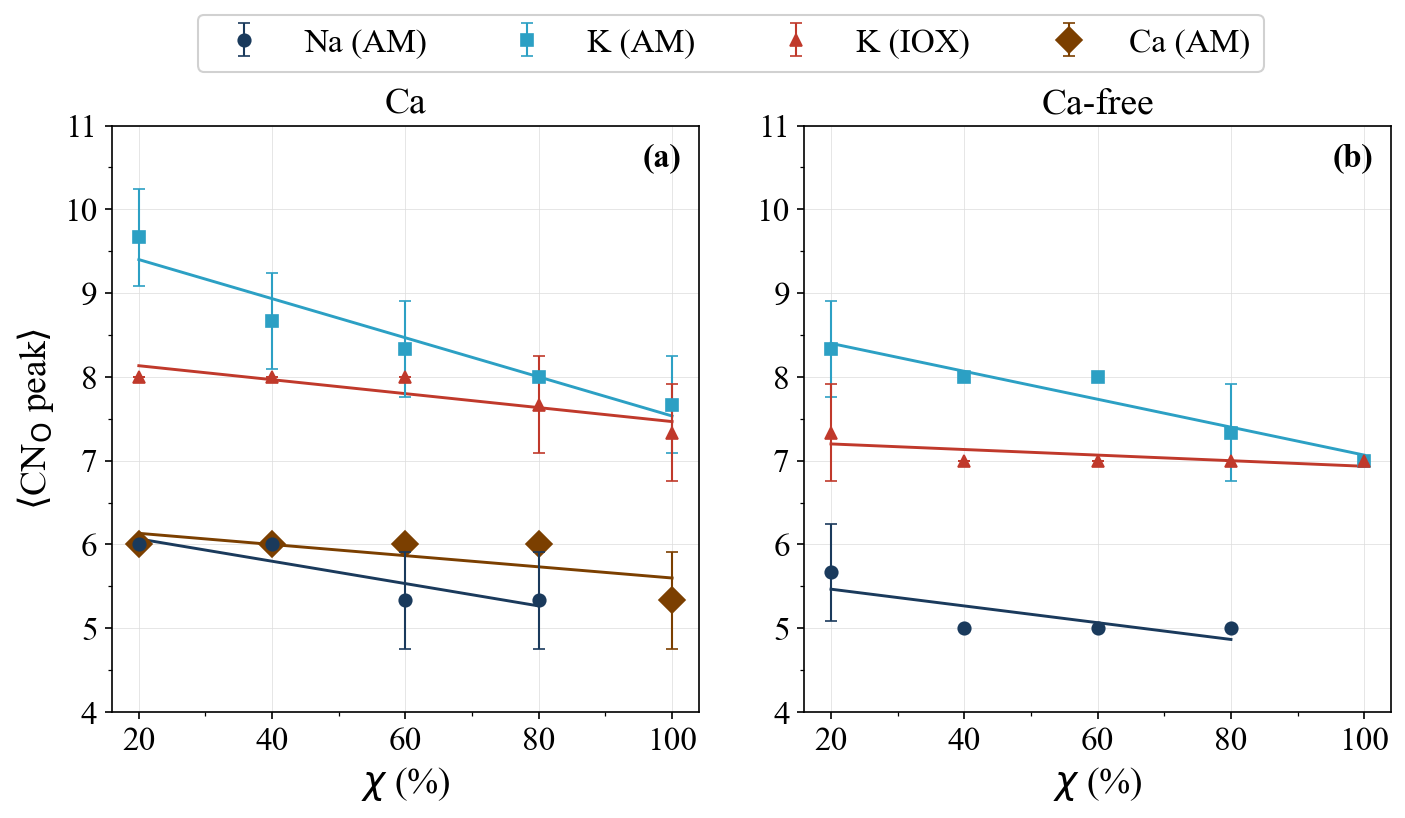

Source code (Python):
"""
fig_cn_av_peaks_vs_chi.py
Pico (moda) del CN_O vs chi — Na(AM), K(AM), K(IOX) — promediado sobre las 3 replicas.

Para cada chi, serie y replica (r=1,2,3) se calcula la moda de la distribucion de CN_O de los
cationes (O dentro del radio de corte). Punto = media de las 3 modas; barra de error =
desviacion estandar muestral (n-1) entre replicas. Ajuste lineal sobre las medias.

Radios de corte: Na-O 3.21 A, K-O 3.77 A (AM), K-O 3.49 A (IOX; promedio Na/K), Ca-O 3.20 A
(mismos que fig_bo_nbo_av_vs_chi). Ca solo en el vidrio con Ca (composiciones AM x = xka).
El Na solo se muestra en chi = 20-80 (en chi = 100 no hay Na; XX_CONFIG usa x=0 de relleno).
2 paneles: Ca | Ca-free.
"""

import sys
from pathlib import Path

import numpy as np
import matplotlib.pyplot as plt
import matplotlib.ticker as ticker
from scipy.spatial import cKDTree

HERE = Path(__file__).parent
BASE = HERE.parent
sys.path.insert(0, str(HERE))
from paper_style import FS_LABEL, FS_TEXT, apply_rcparams, make_fig, panel_letter, relabel
apply_rcparams()

CAO_AM_DIR    = BASE / "75SiO2_15-xNa2O_xK2O_10CaO" / "STAGE1_MELTQUENCH" / "data" / "asmelted_723K"
CAO_IEX1_DIR  = BASE / "75SiO2_15-xNa2O_xK2O_10CaO" / "STAGE3_IEX_PROTO1" / "data" / "iox1_723K"
NOCA_AM_DIR   = BASE / "75SiO2_25-xNa2O_xK2O"        / "STAGE1_MELTQUENCH" / "data" / "asmelted_723K"
NOCA_IEX1_DIR = BASE / "75SiO2_25-xNa2O_xK2O"        / "STAGE3_IEX_PROTO1" / "data" / "iox1_723K"

RCUT_NA, RCUT_K, RCUT_CA = 3.21, 3.77, 3.20
RCUT_IEX = (RCUT_NA + RCUT_K) / 2.0
TYPE_O, TYPE_CA, TYPE_NA, TYPE_K = 2, 3, 4, 5
REPLICAS = (1, 2, 3)

XX_CONFIG = {
    20:  (3,  3,  3,  5,  5,  5),
    40:  (6,  6,  6,  10, 10, 10),
    60:  (9,  9,  9,  15, 15, 15),
    80:  (12, 12, 12, 20, 20, 20),
    100: (0,  15, 15, 0,  25, 25),
}
CHI = np.array(sorted(XX_CONFIG), dtype=float)


def read_data(path):
    box, lo = np.zeros(3), np.zeros(3)
    atoms, section = [], None
    with open(path) as fh:
        for line in fh:
            s = line.strip()
            if not s:
                continue
            if "xlo xhi" in s:
                lo[0], hi = float(s.split()[0]), float(s.split()[1])
                box[0] = hi - lo[0]
                continue
            elif "ylo yhi" in s:
                lo[1], hi = float(s.split()[0]), float(s.split()[1])
                box[1] = hi - lo[1]
                continue
            elif "zlo zhi" in s:
                lo[2], hi = float(s.split()[0]), float(s.split()[1])
                box[2] = hi - lo[2]
                continue
            if s[0].isalpha():
                section = "atoms" if s.startswith("Atoms") else None
                continue
            if section == "atoms":
                p = s.split()
                atoms.append((int(p[1]), float(p[3]), float(p[4]), float(p[5])))
    atoms = np.array(atoms)
    return atoms[:, 1:4] - lo, atoms[:, 0].astype(int), box


def replica_peak(path, center_type, rcut):
    """Moda del CN_O de los cationes center_type en un archivo de datos."""
    pos, types, box = read_data(path)
    pos = np.mod(pos, box)
    o_tree = cKDTree(pos[types == TYPE_O], boxsize=box)
    cn = o_tree.query_ball_point(pos[types == center_type], rcut, return_length=True)
    return float(np.argmax(np.bincount(np.asarray(cn, dtype=int))))


def series_stats(dirpath, pat, x, center_type, rcut):
    pk = np.array([replica_peak(dirpath / pat.format(x=x, r=r), center_type, rcut) for r in REPLICAS])
    return pk.mean(), pk.std(ddof=1)


AM_PAT = "AsMelted_723K_x{x}_r{r}_PMMCS_rc8p0.data"
IEX_PAT = "IOX1_723K_xt{x}_r{r}_PMMCS_rc8p0.data"

mean = {s: {k: np.full(len(CHI), np.nan) for k in ("na", "ka", "ki", "ca")} for s in ("cao", "noca")}
sd = {s: {k: np.full(len(CHI), np.nan) for k in ("na", "ka", "ki", "ca")} for s in ("cao", "noca")}

for ix, (XX, (xna_c, xka_c, xt_c, xna_n, xka_n, xt_n)) in enumerate(sorted(XX_CONFIG.items())):
    print(f"XX={XX}%...")
    jobs = {
        ("cao", "na"):   (CAO_AM_DIR,   AM_PAT,  xna_c, TYPE_NA, RCUT_NA),
        ("cao", "ka"):   (CAO_AM_DIR,   AM_PAT,  xka_c, TYPE_K,  RCUT_K),
        ("cao", "ki"):   (CAO_IEX1_DIR, IEX_PAT, xt_c,  TYPE_K,  RCUT_IEX),
        ("cao", "ca"):   (CAO_AM_DIR,   AM_PAT,  xka_c, TYPE_CA, RCUT_CA),
        ("noca", "na"):  (NOCA_AM_DIR,   AM_PAT,  xna_n, TYPE_NA, RCUT_NA),
        ("noca", "ka"):  (NOCA_AM_DIR,   AM_PAT,  xka_n, TYPE_K,  RCUT_K),
        ("noca", "ki"):  (NOCA_IEX1_DIR, IEX_PAT, xt_n,  TYPE_K,  RCUT_IEX),
    }
    for (sys_, key), (d, pat, x, ctype, rcut) in jobs.items():
        if key == "na" and XX == 100:      # en chi=100 no hay Na
            continue
        mean[sys_][key][ix], sd[sys_][key][ix] = series_stats(d, pat, x, ctype, rcut)

SERIES = [
    ("na", "#1a3a5c", "o", relabel("Na (As-Melted)")),
    ("ka", "#2ca0c4", "s", relabel("K (As-Melted)")),
    ("ki", "#c0392b", "^", relabel("K (Ion-Exchanged)")),
    ("ca", "#7b3f00", "D", relabel("Ca (As-Melted)")),
]

fig, axes = make_fig(1, 2)
for col, (letter, (sys_, title)) in enumerate(zip(("(a)", "(b)"), (("cao", "10CaO"), ("noca", "Ca-free")))):
    ax = axes[col]
    for key, color, marker, label in SERIES:
        if sys_ == "noca" and key == "ca":      # Ca-free: no hay Ca
            continue
        y, e = mean[sys_][key], sd[sys_][key]
        ok = ~np.isnan(y)
        big = key == "ca"      # rombo mas grande y detras: Na y Ca coinciden en varios chi
        ax.errorbar(CHI[ok], y[ok], yerr=e[ok], color=color, marker=marker, ls="none", ms=9 if big else 6,
                    mew=0.8, capsize=3, elinewidth=1.0, label=label, zorder=2.6 if big else 3)
        m, b = np.polyfit(CHI[ok], y[ok], 1)
        xf = np.linspace(CHI[ok].min(), CHI[ok].max(), 200)
        ax.plot(xf, m * xf + b, color=color, lw=1.4, label="_nolegend_", zorder=2)
    ax.set_title(relabel(title), fontsize=FS_LABEL)
    panel_letter(ax, letter, x=0.97, y=0.97, ha="right")
    ax.set_xlabel(r"$\chi$ (%)", fontsize=FS_LABEL)
    if col == 0:
        ax.set_ylabel(r"$\langle$CN$_\mathrm{O}$ peak$\rangle$", fontsize=FS_LABEL)
    ax.set_ylim(4, 11)
    ax.xaxis.set_major_locator(ticker.MultipleLocator(20))
    ax.xaxis.set_minor_locator(ticker.AutoMinorLocator(2))
    ax.yaxis.set_minor_locator(ticker.AutoMinorLocator(2))
    ax.tick_params(labelsize=FS_TEXT, which="both")
    ax.grid(lw=0.35, color="#dddddd", zorder=0)
    for sp in ax.spines.values():
        sp.set_visible(True)
        sp.set_linewidth(0.8)

handles, labels = axes[0].get_legend_handles_labels()
fig.legend(handles, labels, loc="upper center", bbox_to_anchor=(0.5, 0.99), ncol=4, fontsize=FS_TEXT,
           frameon=True, framealpha=0.9, edgecolor="#cccccc")
fig.subplots_adjust(top=0.85, wspace=0.18)

out = HERE / "fig_cn_av_peaks_vs_chi.pdf"
fig.savefig(out, dpi=300, bbox_inches="tight")
fig.savefig(out.with_suffix(".png"), dpi=150, bbox_inches="tight")
print(f"Guardado: {out.name}")

for sys_ in ("cao", "noca"):
    for key in ("na", "ka", "ki", "ca"):
        if sys_ == "noca" and key == "ca":
            continue
        print(sys_, key, " ".join(f"{m:.2f}±{s:.2f}" for m, s in zip(mean[sys_][key], sd[sys_][key])))
